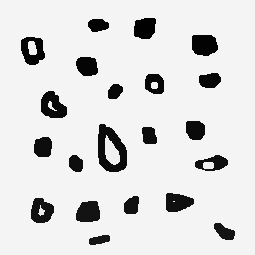
//> input picture image/uni1/ex4.2.a.jpeg, 255 x 255 px
$ ./ex3.2.2 ../../image/uni1/ex4.2.a.jpeg   (built with g++ and OpenCV 4)
//> lines starting //> are read from the running program, lines starting //| are printed output that depends on the picture
#include <iostream>
#include <opencv2/opencv.hpp>

int main(int argc, char** argv) {

	if(argc != 2) {
		std::cout << "Agumento inválido\n";
		std::cout << "Execute: ./nome_programa nome_imagem.png\n";
		return -1;
	}

	cv::Mat image;
	cv::Mat newImage;
	cv::Size size;

	int newHeight, newWidth;

	image = cv::imread(argv[1], CV_LOAD_IMAGE_GRAYSCALE);
//> image is the input picture: 255 rows x 255 cols, CV_8UC1; min 0, max 255, mean 218.7

	image.copyTo(newImage);

	size = image.size();
//> size = Size(255, 255)

	newHeight = size.height/2;
//> newHeight = 127
	newWidth = size.width/2;
//> newWidth = 127

	cv::Mat block1 = image( cv::Rect(0, 0, newHeight, newWidth) );
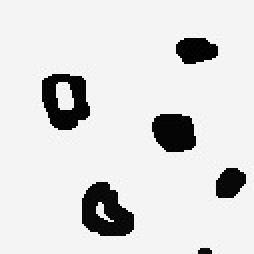
//> block1: 127 rows x 127 cols, CV_8UC1 (shown 2 times larger); min 0, max 254, mean 219.3
	cv::Mat block2 = image( cv::Rect(newHeight, 0, newHeight, newWidth) );
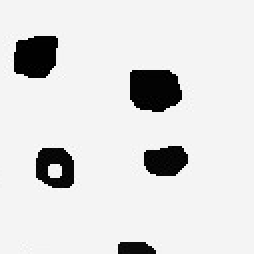
//> block2: 127 rows x 127 cols, CV_8UC1 (shown 2 times larger); min 0, max 255, mean 221.5
	cv::Mat block3 = image( cv::Rect(0, newWidth, newHeight, newWidth) );
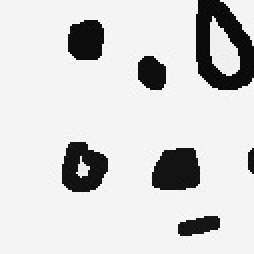
//> block3: 127 rows x 127 cols, CV_8UC1 (shown 2 times larger); min 2, max 254, mean 211.3
	cv::Mat block4 = image( cv::Rect(newHeight, newWidth, newHeight, newWidth) );
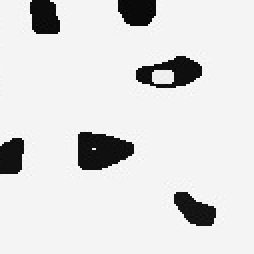
//> block4: 127 rows x 127 cols, CV_8UC1 (shown 2 times larger); min 0, max 254, mean 222

	block4.copyTo( newImage( cv::Rect(0, 0, newHeight, newWidth) ) ); // 1
	block3.copyTo( newImage( cv::Rect(newHeight, 0, newHeight, newWidth) ) ); // 2
	block2.copyTo( newImage( cv::Rect(0, newWidth, newHeight, newWidth) ) ); // 3
	block1.copyTo( newImage( cv::Rect(newHeight, newWidth, newHeight, newWidth) ) ); // 4
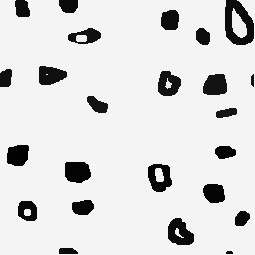
//> newImage: 255 rows x 255 cols, CV_8UC1; min 0, max 255, mean 218.7

	cv::imshow("image", newImage);
	cv::waitKey();

	return 0;
}
